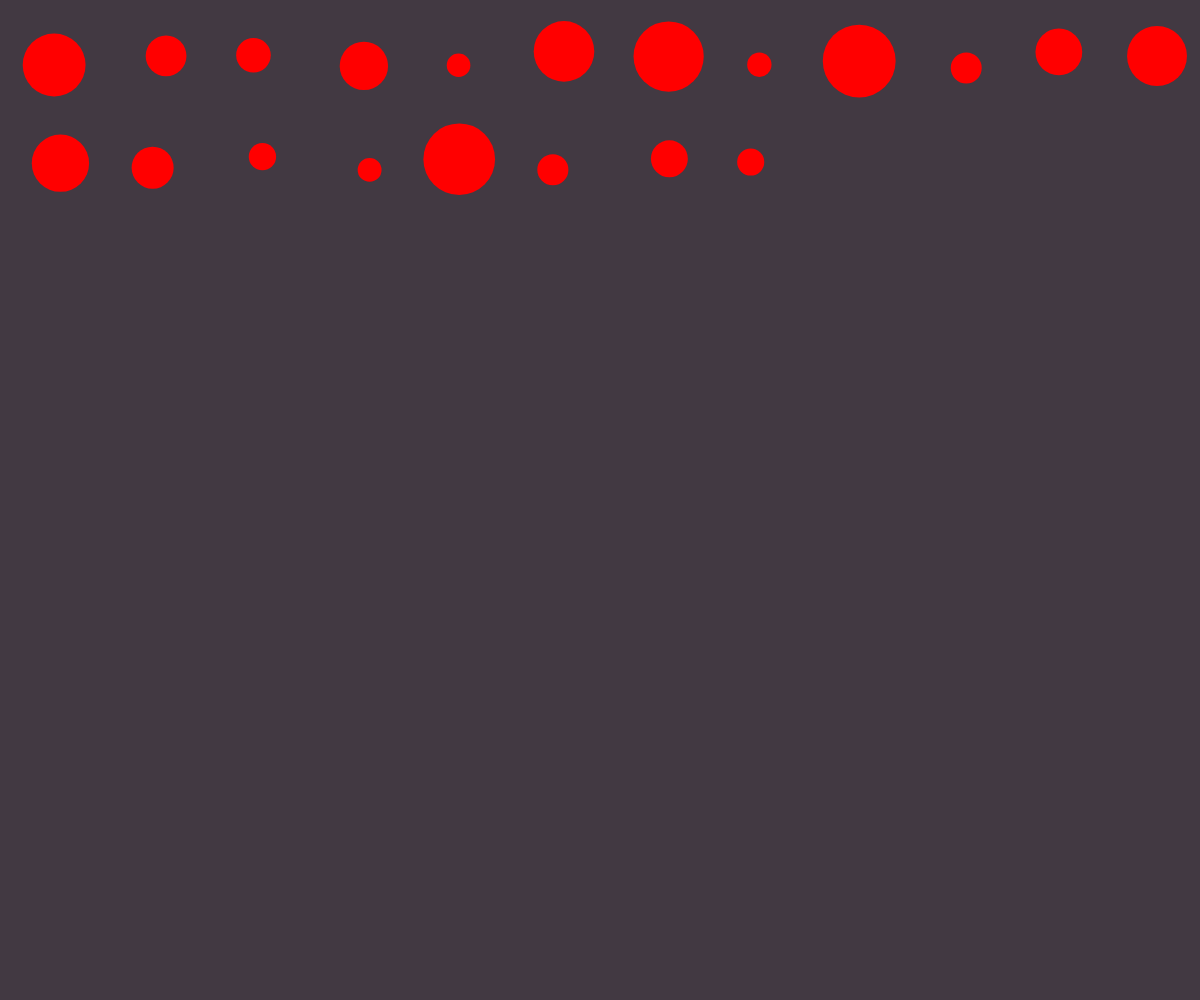
Frame 1 (no input)
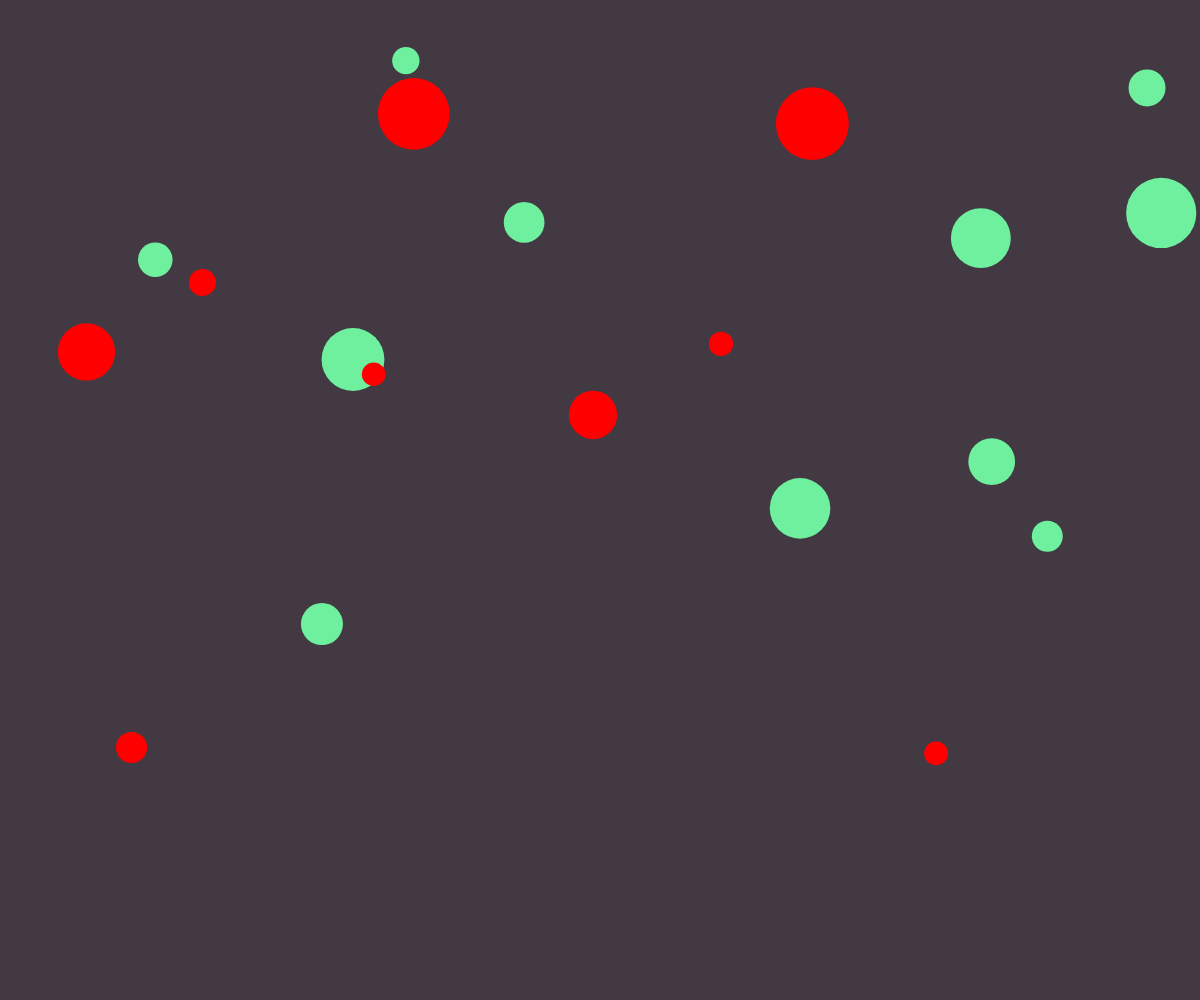
Frame 60 (no input)
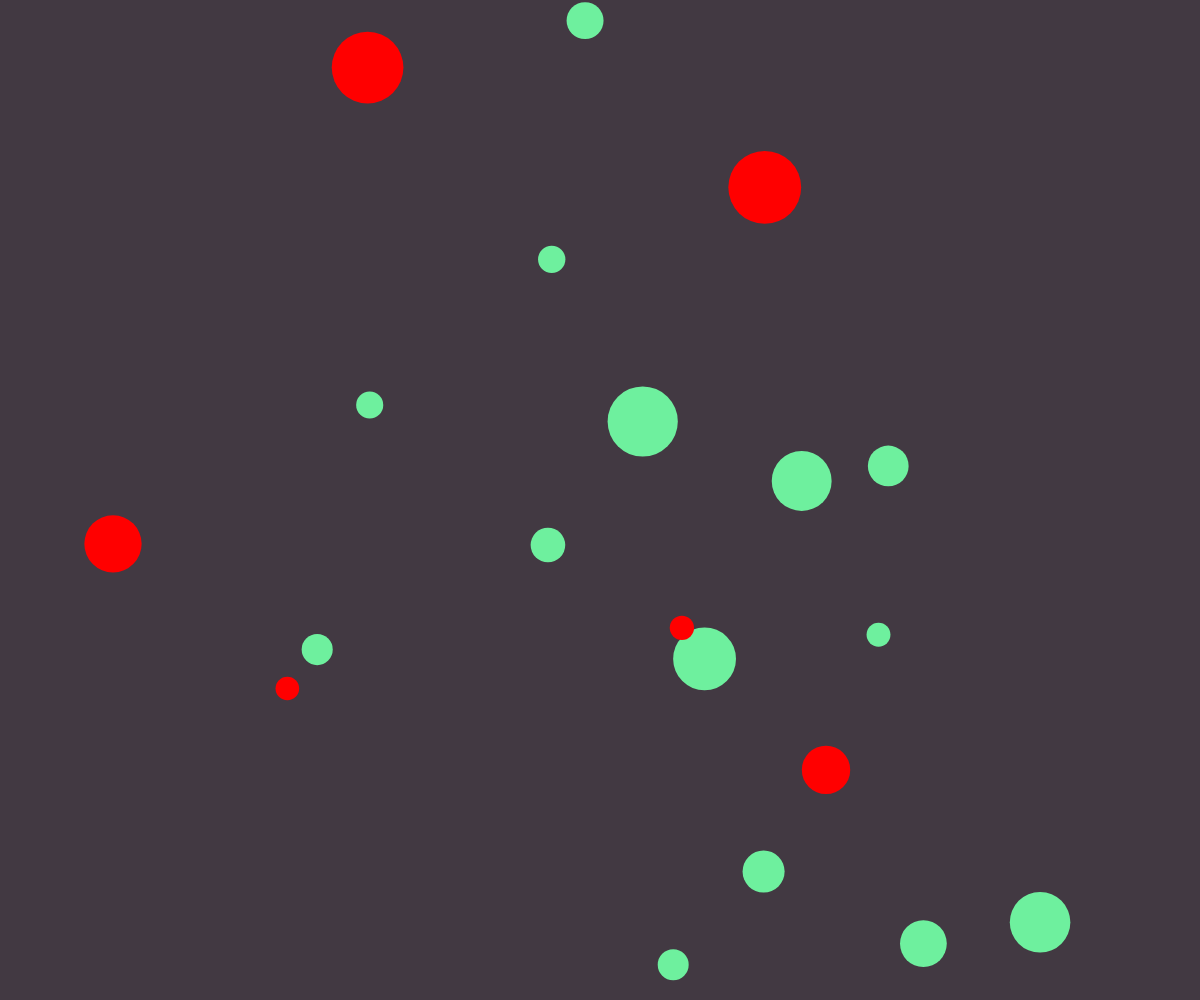
Frame 120 (the mouse pressed at the canvas centre since frame 60)

The p5.js sketch that drew these frames (run headless with seeded random() and noise() and a simulated clock; from frame 60 on, the mouse is pressed at the canvas centre):

// p5.js sketch
// ── sketch.js
// Bouncing Balls
// Week 12


// create a variable for the ball object
let balls = [];
const numOfBalls = 20;

function setup() {
    createCanvas(windowWidth, windowHeight);

    // create a new ball object of class type "Ball"
    let init_x = 60;
    let init_y = 60;
    for ( let i = 0; i < numOfBalls; i++ ) {
        balls.push( new Ball( init_x, init_y ) );
        // move the starting position over
        // This is to ensure that the balls do not start
        // "on top" of each other
        init_x += 100;
        if( init_x > width ) {
            init_x = 60;
            init_y += 100;
        }
    }
}

function draw() {
    background( 'rgb(66, 57, 66)' );

    for (let i = 0; i < balls.length; i++) {
        // call the ball's methods
        balls[i].move();
        balls[i].edgeCheck();
        balls[i].display();
    }
}






//////////////////////////////////////////////////
//      BALL CLASS DEFINITION
//////////////////////////////////////////////////
class Ball {
    constructor(x, y, size) {
        this.color = 'red';
        this.size = random(20, 80);
        this.rad = this.size / 2;
        this.posX = x;
        this.posY = y;
        this.deltaX = random(-10, 10);
        this.deltaY = random(-10, 10);
    }

    display() {
        push();
        // remove the balls outer stroke
        noStroke();
        // set the balls fill color
        fill(this.color);
        // set the position of the ball
        translate(this.posX, this.posY);
        ellipse(0, 0, this.size);
        pop();
    }

    move() {
        this.posX += this.deltaX;
        this.posY += this.deltaY;
    }

    edgeCheck() {
        // check if the ball has hit a vertical wall (left or right walls)
        if (this.posX + this.rad >= width || this.posX - this.rad <= 0) {
            this.deltaX *= -1;
            this.color = 'rgb(110, 240, 158)';
        }
        // check if the ball has hit a horizontal wall (top or bottom walls)
        if (this.posY + this.rad >= height || this.posY - this.rad <= 0) {
            this.deltaY *= -1;
            this.color = 'rgb(110, 240, 158)';
        }
    }
}
